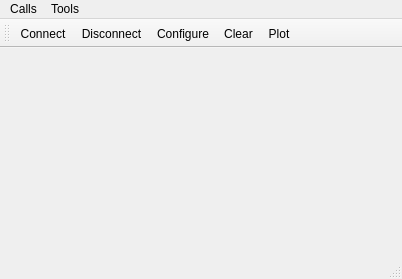
<?xml version="1.0" encoding="UTF-8"?>
<ui version="4.0">
 <class>MainWindow</class>
 <widget class="QMainWindow" name="MainWindow">
  <property name="geometry">
   <rect>
    <x>0</x>
    <y>0</y>
    <width>402</width>
    <height>279</height>
   </rect>
  </property>
  <property name="minimumSize">
   <size>
    <width>402</width>
    <height>279</height>
   </size>
  </property>
  <property name="windowTitle">
   <string>Simple Terminal</string>
  </property>
  <widget class="QWidget" name="centralWidget">
   <layout class="QVBoxLayout" name="verticalLayout"/>
  </widget>
  <widget class="QMenuBar" name="menuBar">
   <property name="geometry">
    <rect>
     <x>0</x>
     <y>0</y>
     <width>402</width>
     <height>20</height>
    </rect>
   </property>
   <widget class="QMenu" name="menuCalls">
    <property name="title">
     <string>Calls</string>
    </property>
    <addaction name="actionConnect"/>
    <addaction name="actionDisconnect"/>
    <addaction name="separator"/>
    <addaction name="actionQuit"/>
   </widget>
   <widget class="QMenu" name="menuTools">
    <property name="title">
     <string>Tools</string>
    </property>
    <addaction name="actionConfigure"/>
    <addaction name="actionClear"/>
    <addaction name="actionPlot"/>
   </widget>
   <addaction name="menuCalls"/>
   <addaction name="menuTools"/>
  </widget>
  <widget class="QToolBar" name="mainToolBar">
   <attribute name="toolBarArea">
    <enum>TopToolBarArea</enum>
   </attribute>
   <attribute name="toolBarBreak">
    <bool>false</bool>
   </attribute>
   <addaction name="actionConnect"/>
   <addaction name="actionDisconnect"/>
   <addaction name="actionConfigure"/>
   <addaction name="actionClear"/>
   <addaction name="actionPlot"/>
  </widget>
  <widget class="QStatusBar" name="statusBar"/>
  <action name="actionAbout">
   <property name="text">
    <string>&amp;About</string>
   </property>
   <property name="toolTip">
    <string>About program</string>
   </property>
   <property name="shortcut">
    <string>Alt+A</string>
   </property>
  </action>
  <action name="actionAboutQt">
   <property name="text">
    <string>About Qt</string>
   </property>
  </action>
  <action name="actionConnect">
   <property name="icon">
    <iconset resource="terminal.qrc">
     <normaloff>:/images/connect.png</normaloff>:/images/connect.png</iconset>
   </property>
   <property name="text">
    <string>C&amp;onnect</string>
   </property>
   <property name="toolTip">
    <string>Connect to serial port</string>
   </property>
   <property name="shortcut">
    <string>Ctrl+O</string>
   </property>
  </action>
  <action name="actionDisconnect">
   <property name="icon">
    <iconset resource="terminal.qrc">
     <normaloff>:/images/disconnect.png</normaloff>:/images/disconnect.png</iconset>
   </property>
   <property name="text">
    <string>&amp;Disconnect</string>
   </property>
   <property name="toolTip">
    <string>Disconnect from serial port</string>
   </property>
   <property name="shortcut">
    <string>Ctrl+D</string>
   </property>
  </action>
  <action name="actionConfigure">
   <property name="icon">
    <iconset resource="terminal.qrc">
     <normaloff>:/images/settings.png</normaloff>:/images/settings.png</iconset>
   </property>
   <property name="text">
    <string>&amp;Configure</string>
   </property>
   <property name="toolTip">
    <string>Configure serial port</string>
   </property>
   <property name="shortcut">
    <string>Alt+C</string>
   </property>
  </action>
  <action name="actionClear">
   <property name="icon">
    <iconset resource="terminal.qrc">
     <normaloff>:/images/clear.png</normaloff>:/images/clear.png</iconset>
   </property>
   <property name="text">
    <string>C&amp;lear</string>
   </property>
   <property name="toolTip">
    <string>Clear data</string>
   </property>
   <property name="shortcut">
    <string>Alt+L</string>
   </property>
  </action>
  <action name="actionQuit">
   <property name="icon">
    <iconset resource="terminal.qrc">
     <normaloff>:/images/application-exit.png</normaloff>:/images/application-exit.png</iconset>
   </property>
   <property name="text">
    <string>&amp;Quit</string>
   </property>
   <property name="shortcut">
    <string>Ctrl+Q</string>
   </property>
  </action>
  <action name="actionPlot">
   <property name="icon">
    <iconset resource="terminal.qrc">
     <normaloff>:/images/plot.png</normaloff>:/images/plot.png</iconset>
   </property>
   <property name="text">
    <string>Plot</string>
   </property>
   <property name="shortcut">
    <string>P</string>
   </property>
  </action>
 </widget>
 <layoutdefault spacing="6" margin="11"/>
 <resources>
  <include location="terminal.qrc"/>
 </resources>
 <connections/>
</ui>
